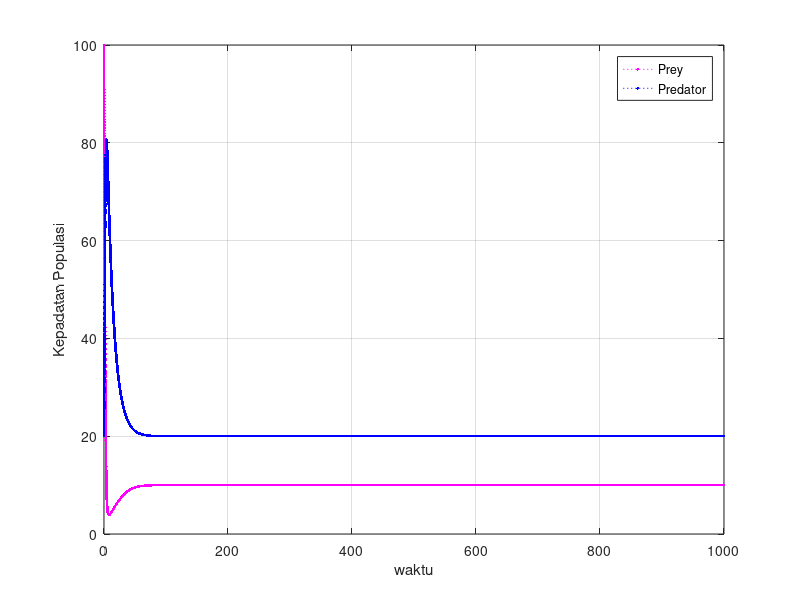
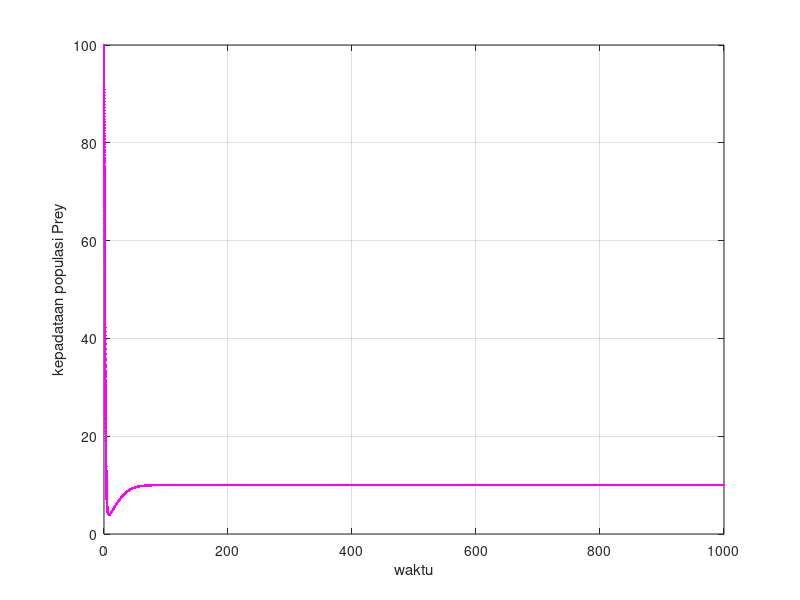
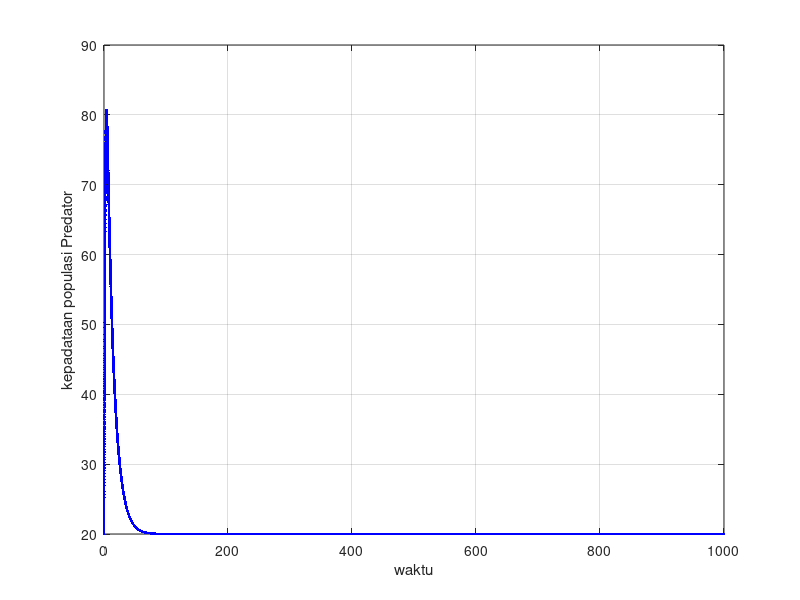

Here is the MATLAB script that generated these plots, in order:
clc;
clear;
close all;

tmax = 1000; h = 0.01;
n = tmax / h;
time = 0:h:tmax;

a = 3.0;  % laju Pertumbuhan intrinsik prey
b = 0.01;  % laju Pemangsaan
m = 0,01 % laju kematian alami predator
c = 0.1;  % laju konversi pemangsaaan prey menjadi biomassa predator

%nilai awal
x(1) = 100;  % individual/hektar
y(1) = 20;  % individual/hektar


for i = 2:(n + 1)
    x(i) = x(i - 1) + h * (a - c * x(i - 1) - b * x(i - 1) * y(i - 1));
    y(i) = y(i - 1) + h * (b * x(i - 1) * y(i - 1) - c * y(i - 1) - m * y(i - 1));
   
end

figure(1)
plot(time, x, 'm.:');
hold on;
plot(time, y, 'b.:');
hold on;
grid on;

xlabel('waktu');
ylabel('Kepadatan Populasi')
legend('Prey', 'Predator');


figure(2)
plot(time, x, 'm.:');
hold on;
grid on;

xlabel('waktu');
ylabel('kepadataan populasi Prey');

figure(3)
plot(time, y, 'b.:');
hold on;
grid on;

xlabel('waktu');
ylabel('kepadataan populasi Predator');
